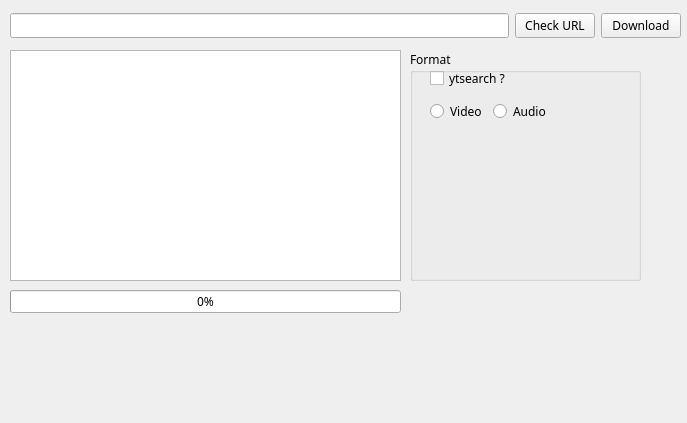
<?xml version="1.0" encoding="UTF-8"?>
<ui version="4.0">
 <class>MainWindow</class>
 <widget class="QMainWindow" name="MainWindow">
  <property name="geometry">
   <rect>
    <x>0</x>
    <y>0</y>
    <width>687</width>
    <height>423</height>
   </rect>
  </property>
  <property name="font">
   <font>
    <family>MartianMono Nerd Font</family>
   </font>
  </property>
  <property name="windowTitle">
   <string>MainWindow</string>
  </property>
  <widget class="QWidget" name="centralwidget">
   <widget class="QWidget" name="horizontalLayoutWidget">
    <property name="geometry">
     <rect>
      <x>10</x>
      <y>10</y>
      <width>671</width>
      <height>31</height>
     </rect>
    </property>
    <layout class="QHBoxLayout" name="horizontalLayout">
     <item>
      <widget class="QLineEdit" name="lineEdit">
       <property name="font">
        <font>
         <family>JetBrainsMono NFM</family>
        </font>
       </property>
      </widget>
     </item>
     <item>
      <widget class="QPushButton" name="url_check_btn">
       <property name="font">
        <font>
         <family>MartianMono Nerd Font</family>
        </font>
       </property>
       <property name="text">
        <string>Check URL</string>
       </property>
      </widget>
     </item>
     <item>
      <widget class="QPushButton" name="download_btn">
       <property name="font">
        <font>
         <family>MartianMono Nerd Font</family>
        </font>
       </property>
       <property name="text">
        <string>Download</string>
       </property>
      </widget>
     </item>
    </layout>
   </widget>
   <widget class="QProgressBar" name="progressBar">
    <property name="geometry">
     <rect>
      <x>10</x>
      <y>290</y>
      <width>391</width>
      <height>23</height>
     </rect>
    </property>
    <property name="font">
     <font>
      <family>MartianMono Nerd Font</family>
     </font>
    </property>
    <property name="value">
     <number>0</number>
    </property>
   </widget>
   <widget class="QTextEdit" name="plainTextEdit">
    <property name="geometry">
     <rect>
      <x>10</x>
      <y>50</y>
      <width>391</width>
      <height>231</height>
     </rect>
    </property>
    <property name="font">
     <font>
      <family>JetBrainsMono Nerd Font Mono</family>
     </font>
    </property>
   </widget>
   <widget class="QGroupBox" name="groupBox">
    <property name="enabled">
     <bool>true</bool>
    </property>
    <property name="geometry">
     <rect>
      <x>410</x>
      <y>50</y>
      <width>231</width>
      <height>231</height>
     </rect>
    </property>
    <property name="title">
     <string>Format</string>
    </property>
    <widget class="QCheckBox" name="yt_search_chkbx">
     <property name="geometry">
      <rect>
       <x>20</x>
       <y>20</y>
       <width>101</width>
       <height>17</height>
      </rect>
     </property>
     <property name="font">
      <font>
       <family>MartianMono Nerd Font</family>
      </font>
     </property>
     <property name="text">
      <string>ytsearch ?</string>
     </property>
    </widget>
    <widget class="QWidget" name="formLayoutWidget">
     <property name="geometry">
      <rect>
       <x>20</x>
       <y>50</y>
       <width>160</width>
       <height>71</height>
      </rect>
     </property>
     <layout class="QFormLayout" name="formLayout">
      <item row="0" column="0">
       <widget class="QRadioButton" name="radioButton_2">
        <property name="text">
         <string>Video</string>
        </property>
       </widget>
      </item>
      <item row="0" column="1">
       <widget class="QRadioButton" name="radioButton">
        <property name="text">
         <string>Audio</string>
        </property>
       </widget>
      </item>
     </layout>
    </widget>
   </widget>
  </widget>
 </widget>
 <resources/>
 <connections/>
</ui>
